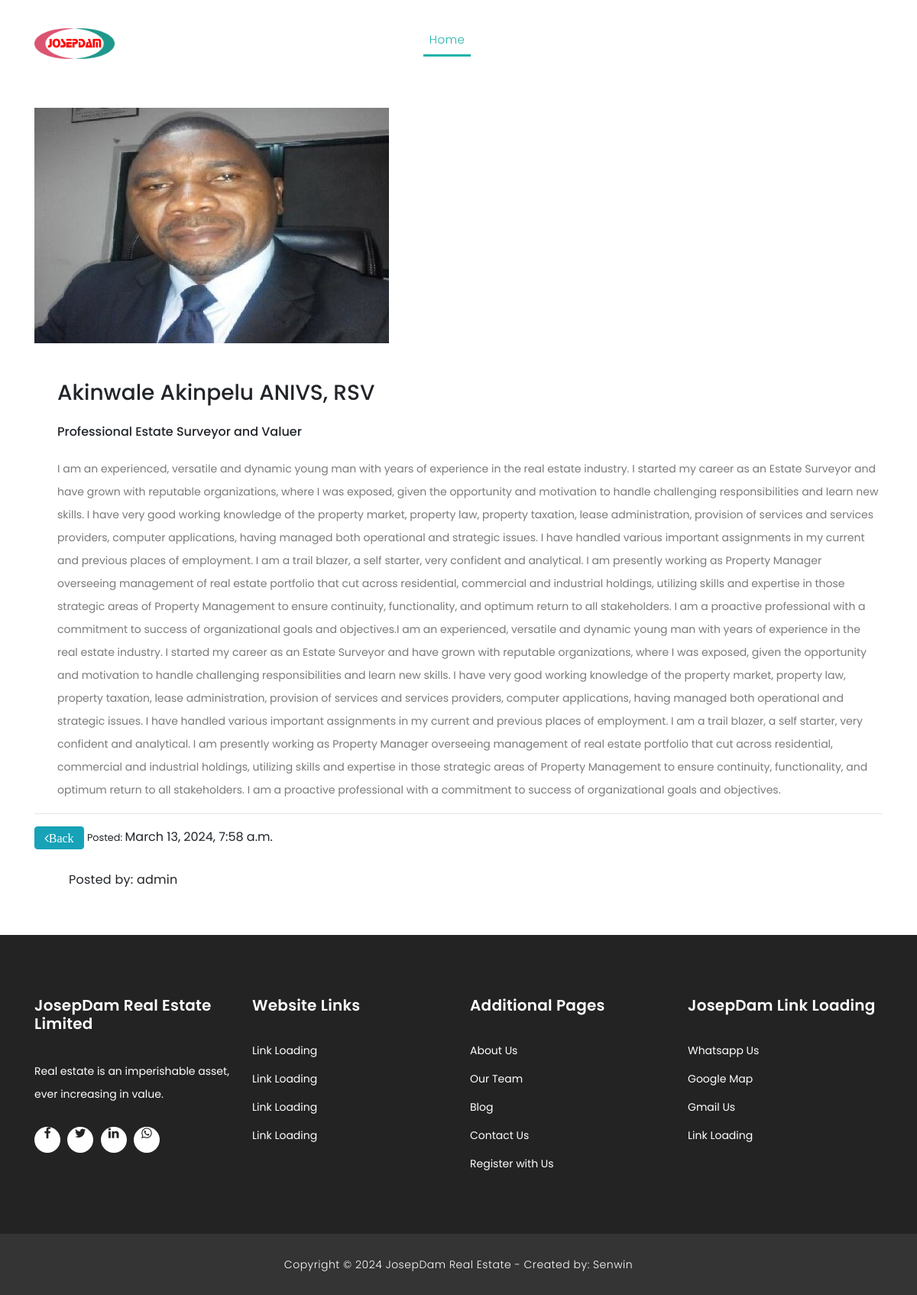
The page /article_team/7/ on the database its author committed.
### josepdam/models.py (models this page shows, shortened)
class TeamsPost (models.Model):
    worker_name = models.CharField (max_length = 200, blank=True, null=True)
    worker_position = models.CharField (max_length = 200, blank=True, null=True)
    worker_description = models.TextField()
    worker_img = models.ImageField(upload_to='images')
    slug = models.SlugField (max_length=25)
    publish_date = models.DateTimeField (auto_now_add= True)
    author = models.ForeignKey(User, on_delete=models.CASCADE)
    class Meta:
        ordering =['-publish_date']

### josepdam/views.py (the view, shortened to what this page needs)
# urls.py: path('article_team/<int:pk>/', ArticleTeamDetailView.as_view(), name="detail-team"),
class ArticleTeamDetailView(DetailView):
    model = TeamsPost
    template_name = 'josep/article_team_detail.html'

### templates/josep/article_team_detail.html (shortened to what this page needs)
{% extends "base.html" %}
{% load static %}
{% block content%}
    <div class="page-headingdddddd header-text">
        <div class="container">
          <div class="row">
            <div class="col-md-12">
              <h1> <small><del></small> <sup>$</sup>{{ object.price }}</h1>
            </div>
          </div>
        </div>
      </div>
    <div class="services">
      <div class="container">
        <div class="row">
          <div class="col-md-6">
            <div>
              {% if object.worker_img %}
              <img src="{{ object.worker_img.url }}" alt="" class="img-fluid wc-image">
              {% endif %}
            </div> <br>
          </div>
        </div> <br>
        <div class="tabs-content" style="display: block;">
          <h3>{{ object.worker_name }}</h3><br>
          <h6>{{ object.worker_position }}</h6><br>
          <p>{{ object.worker_description|truncatechars:9000 }}</p>
        </div> <hr>
        <span>
           <a href="{% url 'team' %}" class="btn btn-info"><i class="fa fa-angle-left">Back</i></a>
            <small>Posted: </small> {{ object.publish_date }}
        </span>
          <div class="col-lg-3">
            <div class="tabs-content">
              <h4><small>Posted by: {{object.author}}</small></h4>
            </div>
          </div>
        </div>
        <br>
        <br>
      </div>
{% endblock %}

### static/assets/css/style.css (style rules this page uses)
body { font-family: 'Poppins', sans-serif; overflow-x: hidden; text-rendering: optimizeLegibility; -webkit-font-smoothing: antialiased; -moz-osx-font-smoothing: grayscale; }
p { margin-bottom: 0px; font-size: 14px; color: #666666; line-height: 30px; }
a { text-decoration: none!important; }
h1,h2,h3,h4,h5,h6 { margin: 0px; }
*, *:before, *:after { -webkit-box-sizing: border-box; box-sizing: border-box; -webkit-font-smoothing: antialiased; -moz-osx-font-smoothing: grayscale; }
.services { margin-top: 140px; }
.tabs-content { margin-left: 30px; text-align: left; display: inline-block; transition: all 0.3s; }
.tabs-content h4 { font-size: 20px; font-weight: 700; letter-spacing: 0.25px; margin-bottom: 15px; margin-top: 30px; }
.tabs-content p { font-size: 14px; color: #7a7a7a; margin-bottom: 0px; }

### rows shown on the page
TeamsPost: worker_img (picture), worker_name "Akinwale Akinpelu ANIVS, RSV", worker_position "Professional Estate Surveyor and Valuer", worker_description "I am an experienced, versatile and dynamic young man with years of experience in the real estate industry. I started my career as an Estate Surveyor and have grown with reputable organizations, where I was exposed, given the opportunity and motivation to handle challenging responsibilities and learn new skills. I have very good working knowledge of the property market, property law, property taxation, lease administration, provision of services and services providers, computer applications, having managed both operational and strategic issues. I have handled various important assignments in my current and previous places of employment. I am a trail blazer, a self starter, very confident and…", publish_date "March 13, 2024, 7:58 a.m.", author "admin"
